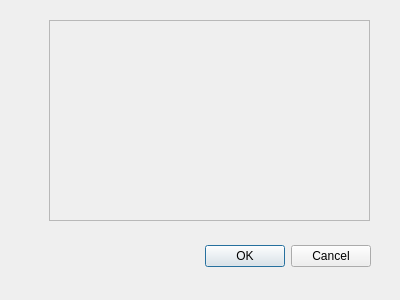
<?xml version="1.0" encoding="UTF-8"?>
<ui version="4.0">
 <class>DRebotes</class>
 <widget class="QDialog" name="DRebotes">
  <property name="geometry">
   <rect>
    <x>0</x>
    <y>0</y>
    <width>400</width>
    <height>300</height>
   </rect>
  </property>
  <property name="windowTitle">
   <string>Dialog</string>
  </property>
  <widget class="QDialogButtonBox" name="buttonBox">
   <property name="geometry">
    <rect>
     <x>30</x>
     <y>240</y>
     <width>341</width>
     <height>32</height>
    </rect>
   </property>
   <property name="orientation">
    <enum>Qt::Horizontal</enum>
   </property>
   <property name="standardButtons">
    <set>QDialogButtonBox::Cancel|QDialogButtonBox::Ok</set>
   </property>
  </widget>
  <widget class="QFrame" name="frame">
   <property name="geometry">
    <rect>
     <x>49</x>
     <y>20</y>
     <width>321</width>
     <height>201</height>
    </rect>
   </property>
   <property name="frameShape">
    <enum>QFrame::StyledPanel</enum>
   </property>
   <property name="frameShadow">
    <enum>QFrame::Raised</enum>
   </property>
  </widget>
 </widget>
 <resources/>
 <connections>
  <connection>
   <sender>buttonBox</sender>
   <signal>accepted()</signal>
   <receiver>DRebotes</receiver>
   <slot>accept()</slot>
   <hints>
    <hint type="sourcelabel">
     <x>248</x>
     <y>254</y>
    </hint>
    <hint type="destinationlabel">
     <x>157</x>
     <y>274</y>
    </hint>
   </hints>
  </connection>
  <connection>
   <sender>buttonBox</sender>
   <signal>rejected()</signal>
   <receiver>DRebotes</receiver>
   <slot>reject()</slot>
   <hints>
    <hint type="sourcelabel">
     <x>316</x>
     <y>260</y>
    </hint>
    <hint type="destinationlabel">
     <x>286</x>
     <y>274</y>
    </hint>
   </hints>
  </connection>
 </connections>
</ui>
